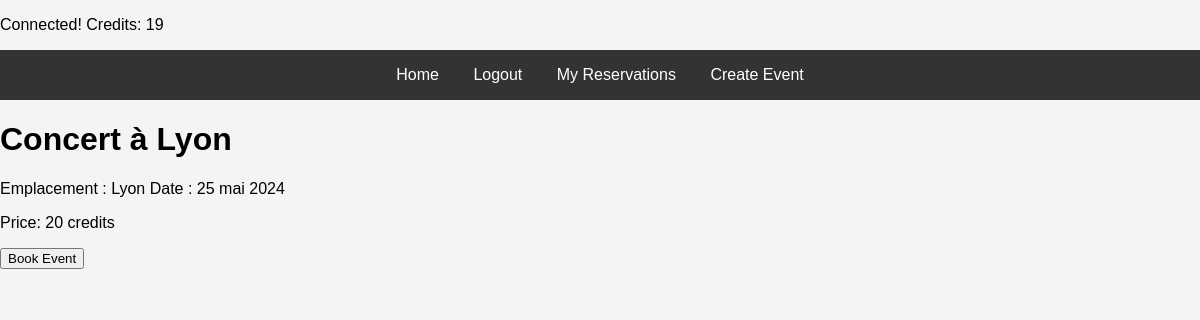
Page /event/1 (signed in) on the committed database.
### app.py (models this page shows)
class User(db.Model):
    id = db.Column(db.Integer, primary_key=True)
    username = db.Column(db.String(150), unique=True, nullable=False)
    password = db.Column(db.String(150), nullable=False)
    credits = db.Column(db.Integer, nullable=False, default=0)

class Event(db.Model):
    id = db.Column(db.Integer, primary_key=True)
    name = db.Column(db.String(150), nullable=False)
    description = db.Column(db.Text, nullable=False)
    price = db.Column(db.Integer, nullable=False)

### app.py (the view, shortened to what this page needs)
@app.route('/event/<int:event_id>', methods=['GET', 'POST'])
def event(event_id):
    event = Event.query.get_or_404(event_id)
    return render_template('event.html', event=event)

### app.py (called while the page is built)
@app.before_request
def before_request():
    g.user = None
    if 'user_id' in session:
        g.user = User.query.get(session['user_id'])

@app.context_processor
def inject_user():
    return dict(user=g.user)

### templates/event.html
{% extends "base.html" %}
{% block content %}
<h1>{{ event.name }}</h1>
<p>{{ event.description }}</p>
<p>Price: {{ event.price }} credits</p>
<form method="post">
    <button type="submit">Book Event</button>
</form>
{% endblock %}

### templates/base.html (shortened to what this page needs)
<!DOCTYPE html>
<html lang="en">
<head>
    <link rel="stylesheet" href="{{ url_for('static', filename='style.css') }}">
</head>
<body>
    {% if user %}
        <p>Connected! Credits: {{ user.credits }}</p>
    {% endif %}
    <nav>
        <a href="{{ url_for('index') }}">Home</a>
        {% if user %}
            <a href="{{ url_for('logout') }}">Logout</a>
            <a href="{{ url_for('my_reservations') }}">My Reservations</a>
        {% else %}
            <a href="{{ url_for('login') }}">Login</a>
            <a href="{{ url_for('register') }}">Register</a>
        {% endif %}
        <a href="{{ url_for('create_event') }}">Create Event</a>
    </nav>
    <div>
        {% block content %}
        {% endblock %}
    </div>
</body>
</html>

### static/style.css (style rules this page uses)
body { font-family: Arial, sans-serif; background-color: #f4f4f4; margin: 0; padding: 0; }
nav { background-color: #333; color: #fff; padding: 1em; text-align: center; }
nav a { color: #fff; margin: 0 15px; text-decoration: none; }

### rows in the picture
User: credits "19"
Event: name "Concert à Lyon", description "Emplacement : Lyon Date : 25 mai 2024", price "20"
